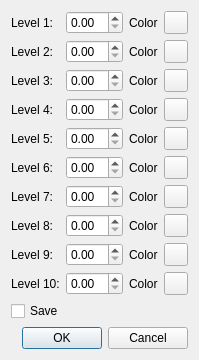
<?xml version="1.0" encoding="UTF-8"?>
<ui version="4.0">
 <class>BValueColors</class>
 <widget class="QDialog" name="BValueColors">
  <property name="geometry">
   <rect>
    <x>0</x>
    <y>0</y>
    <width>188</width>
    <height>360</height>
   </rect>
  </property>
  <property name="windowTitle">
   <string>B-Value Range Colors</string>
  </property>
  <layout class="QGridLayout" name="gridLayout_2">
   <item row="0" column="0">
    <layout class="QGridLayout" name="gridLayout">
     <item row="0" column="0">
      <widget class="QLabel" name="levelLabel_1">
       <property name="text">
        <string>Level 1:</string>
       </property>
      </widget>
     </item>
     <item row="0" column="1">
      <widget class="QDoubleSpinBox" name="levelSpinBox_1"/>
     </item>
     <item row="0" column="2">
      <widget class="QLabel" name="colorLabel_1">
       <property name="text">
        <string>Color</string>
       </property>
      </widget>
     </item>
     <item row="0" column="3">
      <widget class="QToolButton" name="colorToolButton1">
       <property name="text">
        <string/>
       </property>
      </widget>
     </item>
     <item row="1" column="0">
      <widget class="QLabel" name="levelLabel_2">
       <property name="text">
        <string>Level 2:</string>
       </property>
      </widget>
     </item>
     <item row="1" column="1">
      <widget class="QDoubleSpinBox" name="levelSpinBox_2"/>
     </item>
     <item row="1" column="2">
      <widget class="QLabel" name="colorLabel_2">
       <property name="text">
        <string>Color</string>
       </property>
      </widget>
     </item>
     <item row="1" column="3">
      <widget class="QToolButton" name="colorToolButton2">
       <property name="text">
        <string/>
       </property>
      </widget>
     </item>
     <item row="2" column="0">
      <widget class="QLabel" name="levelLabel_3">
       <property name="text">
        <string>Level 3:</string>
       </property>
      </widget>
     </item>
     <item row="2" column="1">
      <widget class="QDoubleSpinBox" name="levelSpinBox_3"/>
     </item>
     <item row="2" column="2">
      <widget class="QLabel" name="colorLabel_3">
       <property name="text">
        <string>Color</string>
       </property>
      </widget>
     </item>
     <item row="2" column="3">
      <widget class="QToolButton" name="colorToolButton3">
       <property name="text">
        <string/>
       </property>
      </widget>
     </item>
     <item row="3" column="0">
      <widget class="QLabel" name="levelLabel_4">
       <property name="text">
        <string>Level 4:</string>
       </property>
      </widget>
     </item>
     <item row="3" column="1">
      <widget class="QDoubleSpinBox" name="levelSpinBox_4"/>
     </item>
     <item row="3" column="2">
      <widget class="QLabel" name="colorLabel_4">
       <property name="text">
        <string>Color</string>
       </property>
      </widget>
     </item>
     <item row="3" column="3">
      <widget class="QToolButton" name="colorToolButton4">
       <property name="text">
        <string/>
       </property>
      </widget>
     </item>
     <item row="4" column="0">
      <widget class="QLabel" name="levelLabel_5">
       <property name="text">
        <string>Level 5:</string>
       </property>
      </widget>
     </item>
     <item row="4" column="1">
      <widget class="QDoubleSpinBox" name="levelSpinBox_5"/>
     </item>
     <item row="4" column="2">
      <widget class="QLabel" name="colorLabel_5">
       <property name="text">
        <string>Color</string>
       </property>
      </widget>
     </item>
     <item row="4" column="3">
      <widget class="QToolButton" name="colorToolButton5">
       <property name="text">
        <string/>
       </property>
      </widget>
     </item>
     <item row="5" column="0">
      <widget class="QLabel" name="levelLabel_6">
       <property name="text">
        <string>Level 6:</string>
       </property>
      </widget>
     </item>
     <item row="5" column="1">
      <widget class="QDoubleSpinBox" name="levelSpinBox_6"/>
     </item>
     <item row="5" column="2">
      <widget class="QLabel" name="colorLabel_6">
       <property name="text">
        <string>Color</string>
       </property>
      </widget>
     </item>
     <item row="5" column="3">
      <widget class="QToolButton" name="colorToolButton6">
       <property name="text">
        <string/>
       </property>
      </widget>
     </item>
     <item row="6" column="0">
      <widget class="QLabel" name="levelLabel_7">
       <property name="text">
        <string>Level 7:</string>
       </property>
      </widget>
     </item>
     <item row="6" column="1">
      <widget class="QDoubleSpinBox" name="levelSpinBox_7"/>
     </item>
     <item row="6" column="2">
      <widget class="QLabel" name="colorLabel_7">
       <property name="text">
        <string>Color</string>
       </property>
      </widget>
     </item>
     <item row="6" column="3">
      <widget class="QToolButton" name="colorToolButton7">
       <property name="text">
        <string/>
       </property>
      </widget>
     </item>
     <item row="7" column="0">
      <widget class="QLabel" name="levelLabel_8">
       <property name="text">
        <string>Level 8:</string>
       </property>
      </widget>
     </item>
     <item row="7" column="1">
      <widget class="QDoubleSpinBox" name="levelSpinBox_8"/>
     </item>
     <item row="7" column="2">
      <widget class="QLabel" name="colorLabel_8">
       <property name="text">
        <string>Color</string>
       </property>
      </widget>
     </item>
     <item row="7" column="3">
      <widget class="QToolButton" name="colorToolButton8">
       <property name="text">
        <string/>
       </property>
      </widget>
     </item>
     <item row="8" column="0">
      <widget class="QLabel" name="levelLabel_9">
       <property name="text">
        <string>Level 9:</string>
       </property>
      </widget>
     </item>
     <item row="8" column="1">
      <widget class="QDoubleSpinBox" name="levelSpinBox_9"/>
     </item>
     <item row="8" column="2">
      <widget class="QLabel" name="colorLabel_9">
       <property name="text">
        <string>Color</string>
       </property>
      </widget>
     </item>
     <item row="8" column="3">
      <widget class="QToolButton" name="colorToolButton9">
       <property name="text">
        <string/>
       </property>
      </widget>
     </item>
     <item row="9" column="0">
      <widget class="QLabel" name="levelLabel_10">
       <property name="text">
        <string>Level 10:</string>
       </property>
      </widget>
     </item>
     <item row="9" column="1">
      <widget class="QDoubleSpinBox" name="levelSpinBox_10"/>
     </item>
     <item row="9" column="2">
      <widget class="QLabel" name="colorLabel_10">
       <property name="text">
        <string>Color</string>
       </property>
      </widget>
     </item>
     <item row="9" column="3">
      <widget class="QToolButton" name="colorToolButton10">
       <property name="text">
        <string/>
       </property>
      </widget>
     </item>
     <item row="10" column="0" colspan="4">
      <widget class="QCheckBox" name="saveCheckBox">
       <property name="text">
        <string>Save</string>
       </property>
      </widget>
     </item>
    </layout>
   </item>
   <item row="0" column="1">
    <spacer name="horizontalSpacer">
     <property name="orientation">
      <enum>Qt::Horizontal</enum>
     </property>
     <property name="sizeHint" stdset="0">
      <size>
       <width>3</width>
       <height>20</height>
      </size>
     </property>
    </spacer>
   </item>
   <item row="1" column="0">
    <spacer name="verticalSpacer">
     <property name="orientation">
      <enum>Qt::Vertical</enum>
     </property>
     <property name="sizeHint" stdset="0">
      <size>
       <width>20</width>
       <height>8</height>
      </size>
     </property>
    </spacer>
   </item>
   <item row="2" column="0">
    <widget class="QDialogButtonBox" name="buttonBox">
     <property name="orientation">
      <enum>Qt::Horizontal</enum>
     </property>
     <property name="standardButtons">
      <set>QDialogButtonBox::Cancel|QDialogButtonBox::Ok</set>
     </property>
    </widget>
   </item>
  </layout>
 </widget>
 <tabstops>
  <tabstop>buttonBox</tabstop>
  <tabstop>levelSpinBox_1</tabstop>
  <tabstop>colorToolButton1</tabstop>
  <tabstop>levelSpinBox_2</tabstop>
  <tabstop>colorToolButton2</tabstop>
  <tabstop>levelSpinBox_3</tabstop>
  <tabstop>colorToolButton3</tabstop>
  <tabstop>levelSpinBox_4</tabstop>
  <tabstop>colorToolButton4</tabstop>
  <tabstop>levelSpinBox_5</tabstop>
  <tabstop>colorToolButton5</tabstop>
  <tabstop>levelSpinBox_6</tabstop>
  <tabstop>colorToolButton6</tabstop>
  <tabstop>levelSpinBox_7</tabstop>
  <tabstop>colorToolButton7</tabstop>
  <tabstop>levelSpinBox_8</tabstop>
  <tabstop>colorToolButton8</tabstop>
  <tabstop>levelSpinBox_9</tabstop>
  <tabstop>colorToolButton9</tabstop>
  <tabstop>levelSpinBox_10</tabstop>
  <tabstop>colorToolButton10</tabstop>
  <tabstop>saveCheckBox</tabstop>
 </tabstops>
 <resources/>
 <connections>
  <connection>
   <sender>buttonBox</sender>
   <signal>accepted()</signal>
   <receiver>BValueColors</receiver>
   <slot>accept()</slot>
   <hints>
    <hint type="sourcelabel">
     <x>187</x>
     <y>442</y>
    </hint>
    <hint type="destinationlabel">
     <x>238</x>
     <y>282</y>
    </hint>
   </hints>
  </connection>
  <connection>
   <sender>buttonBox</sender>
   <signal>rejected()</signal>
   <receiver>BValueColors</receiver>
   <slot>reject()</slot>
   <hints>
    <hint type="sourcelabel">
     <x>122</x>
     <y>443</y>
    </hint>
    <hint type="destinationlabel">
     <x>246</x>
     <y>234</y>
    </hint>
   </hints>
  </connection>
 </connections>
</ui>
